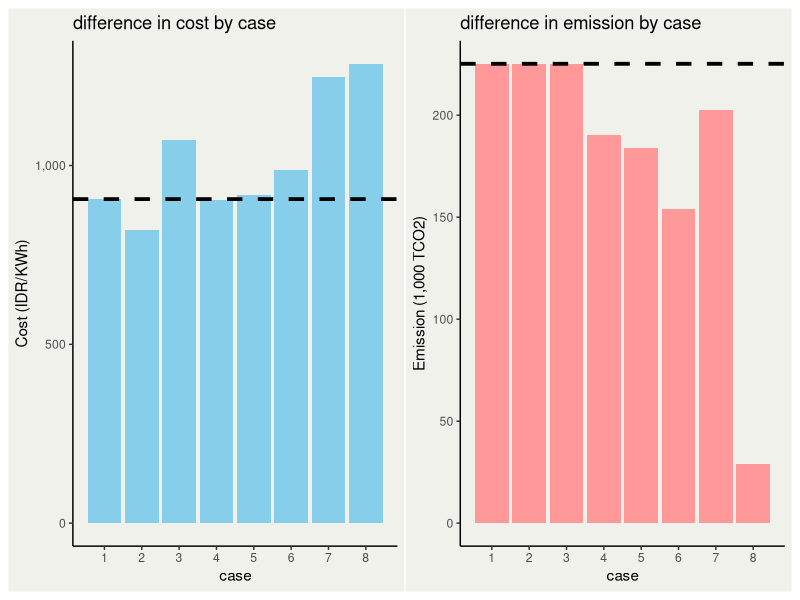

Generate this figure with R:
## ---- chunk 1
library(tidyverse)
library(scales)
library(patchwork)
wew<-tibble(
  case=1:8,
  cost=c(906.11,819.96,1071.53,902.63,918.07,988.49,1247.93,1284.44),
  emission=c(225.208103,225.208103,225.208103,190.277276,183.753484,153.998343,202.629399,28.947057)
)
t<-theme_classic() +
  theme(panel.background = element_rect(fill = "#f0f1eb",
                                        colour = "#f0f1eb"),
        plot.background = element_rect(fill = "#f0f1eb"),
        legend.key = element_rect(fill = "#f0f1eb",linetype = "blank"),
        legend.background = element_rect(fill="#f0f1eb"))
a<-ggplot(wew,aes(y=cost,x=case))+geom_bar(stat="identity",fill="skyblue")+scale_y_continuous(labels=comma)+scale_x_continuous(breaks = 1:8)+ t+labs(
  y = "Cost (IDR/KWh)",
  title = "difference in cost by case"
)+geom_hline(yintercept=906.11,linetype="dashed",color="black",linewidth=1.3)
b<-ggplot(wew,aes(y=emission,x=case))+geom_bar(stat="identity",fill="#FF9999")+scale_y_continuous(labels=comma)+scale_x_continuous(breaks = 1:8)+t+labs(
  y = "Emission (1,000 TCO2)",
  title = "difference in emission by case"
)+geom_hline(yintercept=225.208103,linetype="dashed",color="black",linewidth=1.3)

a|b


